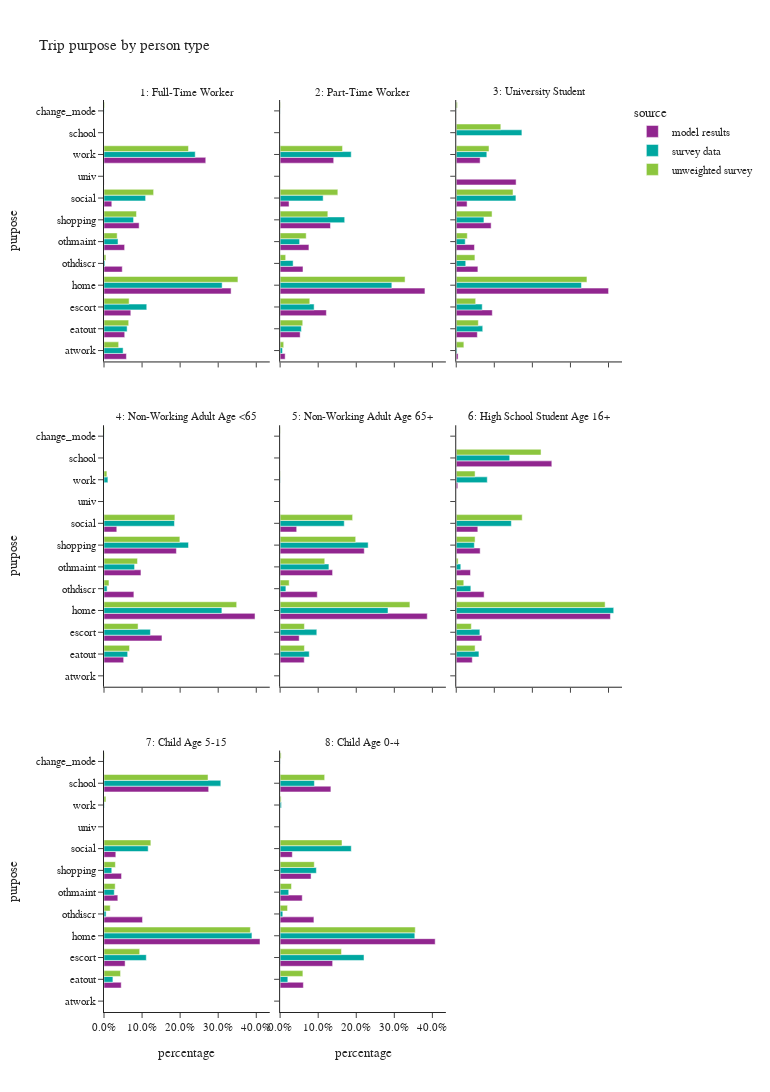

Notebook code cell kept with this figure:
### Code cell
plot_purpose(trip_data,'ptype_label','person type',3,1200)

### Figure 1 — Plotly figure (JSON) as saved in the notebook; plotly's stock layout.template omitted (floating-point values rounded to 4 significant figures)
{"data": [{"alignmentgroup": "True", "hovertemplate": "source=model results<br>ptype_label=1: Full-Time Worker<br>percentage=%{x}<br>purpose=%{y}<extra></extra>", "legendgroup": "model results", "marker": {"color": "#91268F", "pattern": {"shape": ""}}, "name": "model results", "offsetgroup": "model results", "orientation": "h", "showlegend": true, "textposition": "auto", "type": "bar", "x": [0.05884, 0.05444, 0.07041, 0.3339, 0.04796, 0.05416, 0.09229, 0.02049, 0.0002563, 0.2673], "xaxis": "x7", "y": ["atwork", "eatout", "escort", "home", "othdiscr", "othmaint", "shopping", "social", "univ", "work"], "yaxis": "y7"}, {"alignmentgroup": "True", "hovertemplate": "source=model results<br>ptype_label=2: Part-Time Worker<br>percentage=%{x}<br>purpose=%{y}<extra></extra>", "legendgroup": "model results", "marker": {"color": "#91268F", "pattern": {"shape": ""}}, "name": "model results", "offsetgroup": "model results", "orientation": "h", "showlegend": false, "textposition": "auto", "type": "bar", "x": [0.01322, 0.05264, 0.1215, 0.3804, 0.06008, 0.07566, 0.1323, 0.02347, 0.1408], "xaxis": "x8", "y": ["atwork", "eatout", "escort", "home", "othdiscr", "othmaint", "shopping", "social", "work"], "yaxis": "y8"}, {"alignmentgroup": "True", "hovertemplate": "source=model results<br>ptype_label=3: University Student<br>percentage=%{x}<br>purpose=%{y}<extra></extra>", "legendgroup": "model results", "marker": {"color": "#91268F", "pattern": {"shape": ""}}, "name": "model results", "offsetgroup": "model results", "orientation": "h", "showlegend": false, "textposition": "auto", "type": "bar", "x": [0.004843, 0.05543, 0.09469, 0.4001, 0.05686, 0.04787, 0.09167, 0.02849, 0.1573, 0.06273], "xaxis": "x9", "y": ["atwork", "eatout", "escort", "home", "othdiscr", "othmaint", "shopping", "social", "univ", "work"], "yaxis": "y9"}, {"alignmentgroup": "True", "hovertemplate": "source=model results<br>ptype_label=4: Non-Working Adult Age <65<br>percentage=%{x}<br>purpose=%{y}<extra></extra>", "legendgroup": "model results", "marker": {"color": "#91268F", "pattern": {"shape": ""}}, "name": "model results", "offsetgroup": "model results", "orientation": "h", "showlegend": false, "textposition": "auto", "type": "bar", "x": [0.05164, 0.1523, 0.3967, 0.07849, 0.09706, 0.1902, 0.0336], "xaxis": "x4", "y": ["eatout", "escort", "home", "othdiscr", "othmaint", "shopping", "social"], "yaxis": "y4"}, {"alignmentgroup": "True", "hovertemplate": "source=model results<br>ptype_label=5: Non-Working Adult Age 65+<br>percentage=%{x}<br>purpose=%{y}<extra></extra>", "legendgroup": "model results", "marker": {"color": "#91268F", "pattern": {"shape": ""}}, "name": "model results", "offsetgroup": "model results", "orientation": "h", "showlegend": false, "textposition": "auto", "type": "bar", "x": [0.0634, 0.05012, 0.3865, 0.09755, 0.1378, 0.2211, 0.04352], "xaxis": "x5", "y": ["eatout", "escort", "home", "othdiscr", "othmaint", "shopping", "social"], "yaxis": "y5"}, {"alignmentgroup": "True", "hovertemplate": "source=model results<br>ptype_label=6: High School Student Age 16+<br>percentage=%{x}<br>purpose=%{y}<extra></extra>", "legendgroup": "model results", "marker": {"color": "#91268F", "pattern": {"shape": ""}}, "name": "model results", "offsetgroup": "model results", "orientation": "h", "showlegend": false, "textposition": "auto", "type": "bar", "x": [0.0001721, 0.04211, 0.06723, 0.4051, 0.07324, 0.03752, 0.2511, 0.06284, 0.05668, 0.004057], "xaxis": "x6", "y": ["atwork", "eatout", "escort", "home", "othdiscr", "othmaint", "school", "shopping", "social", "work"], "yaxis": "y6"}, {"alignmentgroup": "True", "hovertemplate": "source=model results<br>ptype_label=7: Child Age 5-15<br>percentage=%{x}<br>purpose=%{y}<extra></extra>", "legendgroup": "model results", "marker": {"color": "#91268F", "pattern": {"shape": ""}}, "name": "model results", "offsetgroup": "model results", "orientation": "h", "showlegend": false, "textposition": "auto", "type": "bar", "x": [0.04524, 0.05546, 0.4098, 0.1012, 0.03629, 0.275, 0.04606, 0.03102], "xaxis": "x", "y": ["eatout", "escort", "home", "othdiscr", "othmaint", "school", "shopping", "social"], "yaxis": "y"}, {"alignmentgroup": "True", "hovertemplate": "source=model results<br>ptype_label=8: Child Age 0-4<br>percentage=%{x}<br>purpose=%{y}<extra></extra>", "legendgroup": "model results", "marker": {"color": "#91268F", "pattern": {"shape": ""}}, "name": "model results", "offsetgroup": "model results", "orientation": "h", "showlegend": false, "textposition": "auto", "type": "bar", "x": [0.06107, 0.138, 0.4073, 0.08876, 0.05812, 0.1334, 0.08132, 0.03206], "xaxis": "x2", "y": ["eatout", "escort", "home", "othdiscr", "othmaint", "school", "shopping", "social"], "yaxis": "y2"}, {"alignmentgroup": "True", "hovertemplate": "source=survey data<br>ptype_label=1: Full-Time Worker<br>percentage=%{x}<br>purpose=%{y}<extra></extra>", "legendgroup": "survey data", "marker": {"color": "#00A7A0", "pattern": {"shape": ""}}, "name": "survey data", "offsetgroup": "survey data", "orientation": "h", "showlegend": true, "textposition": "auto", "type": "bar", "x": [0.05022, 0.0003854, 0.06077, 0.1123, 0.3103, 0.002462, 0.03684, 0.07767, 0.1093, 0.2397], "xaxis": "x7", "y": ["atwork", "change_mode", "eatout", "escort", "home", "othdiscr", "othmaint", "shopping", "social", "work"], "yaxis": "y7"}, {"alignmentgroup": "True", "hovertemplate": "source=survey data<br>ptype_label=2: Part-Time Worker<br>percentage=%{x}<br>purpose=%{y}<extra></extra>", "legendgroup": "survey data", "marker": {"color": "#00A7A0", "pattern": {"shape": ""}}, "name": "survey data", "offsetgroup": "survey data", "orientation": "h", "showlegend": false, "textposition": "auto", "type": "bar", "x": [0.006288, 0.0002684, 0.05576, 0.08935, 0.2935, 0.03419, 0.05121, 0.1696, 0.113, 0.1868], "xaxis": "x8", "y": ["atwork", "change_mode", "eatout", "escort", "home", "othdiscr", "othmaint", "shopping", "social", "work"], "yaxis": "y8"}, {"alignmentgroup": "True", "hovertemplate": "source=survey data<br>ptype_label=3: University Student<br>percentage=%{x}<br>purpose=%{y}<extra></extra>", "legendgroup": "survey data", "marker": {"color": "#00A7A0", "pattern": {"shape": ""}}, "name": "survey data", "offsetgroup": "survey data", "orientation": "h", "showlegend": false, "textposition": "auto", "type": "bar", "x": [0.002102, 0.0001347, 0.06959, 0.06826, 0.329, 0.02494, 0.02362, 0.1725, 0.07278, 0.1568, 0.08034], "xaxis": "x9", "y": ["atwork", "change_mode", "eatout", "escort", "home", "othdiscr", "othmaint", "school", "shopping", "social", "work"], "yaxis": "y9"}, {"alignmentgroup": "True", "hovertemplate": "source=survey data<br>ptype_label=4: Non-Working Adult Age <65<br>percentage=%{x}<br>purpose=%{y}<extra></extra>", "legendgroup": "survey data", "marker": {"color": "#00A7A0", "pattern": {"shape": ""}}, "name": "survey data", "offsetgroup": "survey data", "orientation": "h", "showlegend": false, "textposition": "auto", "type": "bar", "x": [0.0002808, 0.06216, 0.1219, 0.3097, 0.008252, 0.08036, 0.222, 0.1851, 0.01026], "xaxis": "x4", "y": ["change_mode", "eatout", "escort", "home", "othdiscr", "othmaint", "shopping", "social", "work"], "yaxis": "y4"}, {"alignmentgroup": "True", "hovertemplate": "source=survey data<br>ptype_label=5: Non-Working Adult Age 65+<br>percentage=%{x}<br>purpose=%{y}<extra></extra>", "legendgroup": "survey data", "marker": {"color": "#00A7A0", "pattern": {"shape": ""}}, "name": "survey data", "offsetgroup": "survey data", "orientation": "h", "showlegend": false, "textposition": "auto", "type": "bar", "x": [4.817e-05, 0.07652, 0.09638, 0.2834, 0.01513, 0.1282, 0.2313, 0.1685, 0.0005755], "xaxis": "x5", "y": ["change_mode", "eatout", "escort", "home", "othdiscr", "othmaint", "shopping", "social", "work"], "yaxis": "y5"}, {"alignmentgroup": "True", "hovertemplate": "source=survey data<br>ptype_label=6: High School Student Age 16+<br>percentage=%{x}<br>purpose=%{y}<extra></extra>", "legendgroup": "survey data", "marker": {"color": "#00A7A0", "pattern": {"shape": ""}}, "name": "survey data", "offsetgroup": "survey data", "orientation": "h", "showlegend": false, "textposition": "auto", "type": "bar", "x": [0.05961, 0.06206, 0.4137, 0.03836, 0.01194, 0.1405, 0.04751, 0.1448, 0.08154], "xaxis": "x6", "y": ["eatout", "escort", "home", "othdiscr", "othmaint", "school", "shopping", "social", "work"], "yaxis": "y6"}, {"alignmentgroup": "True", "hovertemplate": "source=survey data<br>ptype_label=7: Child Age 5-15<br>percentage=%{x}<br>purpose=%{y}<extra></extra>", "legendgroup": "survey data", "marker": {"color": "#00A7A0", "pattern": {"shape": ""}}, "name": "survey data", "offsetgroup": "survey data", "orientation": "h", "showlegend": false, "textposition": "auto", "type": "bar", "x": [0.0001905, 0.02341, 0.1111, 0.3886, 0.0055, 0.02697, 0.3069, 0.02042, 0.1161, 0.0008153], "xaxis": "x", "y": ["change_mode", "eatout", "escort", "home", "othdiscr", "othmaint", "school", "shopping", "social", "work"], "yaxis": "y"}, {"alignmentgroup": "True", "hovertemplate": "source=survey data<br>ptype_label=8: Child Age 0-4<br>percentage=%{x}<br>purpose=%{y}<extra></extra>", "legendgroup": "survey data", "marker": {"color": "#00A7A0", "pattern": {"shape": ""}}, "name": "survey data", "offsetgroup": "survey data", "orientation": "h", "showlegend": false, "textposition": "auto", "type": "bar", "x": [0.0002817, 0.02024, 0.2204, 0.3539, 0.007005, 0.02263, 0.09006, 0.09521, 0.1869, 0.003446], "xaxis": "x2", "y": ["change_mode", "eatout", "escort", "home", "othdiscr", "othmaint", "school", "shopping", "social", "work"], "yaxis": "y2"}, {"alignmentgroup": "True", "hovertemplate": "source=unweighted survey<br>ptype_label=1: Full-Time Worker<br>percentage=%{x}<br>purpose=%{y}<extra></extra>", "legendgroup": "unweighted survey", "marker": {"color": "#8CC63E", "pattern": {"shape": ""}}, "name": "unweighted survey", "offsetgroup": "unweighted survey", "orientation": "h", "showlegend": true, "textposition": "auto", "type": "bar", "x": [0.0385, 0.001647, 0.06485, 0.06598, 0.3518, 0.005044, 0.03459, 0.08533, 0.1303, 0.2219], "xaxis": "x7", "y": ["atwork", "change_mode", "eatout", "escort", "home", "othdiscr", "othmaint", "shopping", "social", "work"], "yaxis": "y7"}, {"alignmentgroup": "True", "hovertemplate": "source=unweighted survey<br>ptype_label=2: Part-Time Worker<br>percentage=%{x}<br>purpose=%{y}<extra></extra>", "legendgroup": "unweighted survey", "marker": {"color": "#8CC63E", "pattern": {"shape": ""}}, "name": "unweighted survey", "offsetgroup": "unweighted survey", "orientation": "h", "showlegend": false, "textposition": "auto", "type": "bar", "x": [0.009416, 0.000974, 0.05942, 0.07792, 0.3282, 0.01461, 0.06851, 0.1253, 0.1516, 0.164], "xaxis": "x8", "y": ["atwork", "change_mode", "eatout", "escort", "home", "othdiscr", "othmaint", "shopping", "social", "work"], "yaxis": "y8"}, {"alignmentgroup": "True", "hovertemplate": "source=unweighted survey<br>ptype_label=3: University Student<br>percentage=%{x}<br>purpose=%{y}<extra></extra>", "legendgroup": "unweighted survey", "marker": {"color": "#8CC63E", "pattern": {"shape": ""}}, "name": "unweighted survey", "offsetgroup": "unweighted survey", "orientation": "h", "showlegend": false, "textposition": "auto", "type": "bar", "x": [0.02002, 0.003003, 0.05806, 0.05105, 0.3433, 0.04905, 0.02903, 0.1171, 0.09409, 0.1491, 0.08609], "xaxis": "x9", "y": ["atwork", "change_mode", "eatout", "escort", "home", "othdiscr", "othmaint", "school", "shopping", "social", "work"], "yaxis": "y9"}, {"alignmentgroup": "True", "hovertemplate": "source=unweighted survey<br>ptype_label=4: Non-Working Adult Age <65<br>percentage=%{x}<br>purpose=%{y}<extra></extra>", "legendgroup": "unweighted survey", "marker": {"color": "#8CC63E", "pattern": {"shape": ""}}, "name": "unweighted survey", "offsetgroup": "unweighted survey", "orientation": "h", "showlegend": false, "textposition": "auto", "type": "bar", "x": [0.0007246, 0.06703, 0.08949, 0.3486, 0.01304, 0.08804, 0.1993, 0.1862, 0.007609], "xaxis": "x4", "y": ["change_mode", "eatout", "escort", "home", "othdiscr", "othmaint", "shopping", "social", "work"], "yaxis": "y4"}, {"alignmentgroup": "True", "hovertemplate": "source=unweighted survey<br>ptype_label=5: Non-Working Adult Age 65+<br>percentage=%{x}<br>purpose=%{y}<extra></extra>", "legendgroup": "unweighted survey", "marker": {"color": "#8CC63E", "pattern": {"shape": ""}}, "name": "unweighted survey", "offsetgroup": "unweighted survey", "orientation": "h", "showlegend": false, "textposition": "auto", "type": "bar", "x": [0.0006718, 0.06382, 0.06382, 0.3409, 0.02385, 0.1172, 0.1985, 0.1905, 0.0006718], "xaxis": "x5", "y": ["change_mode", "eatout", "escort", "home", "othdiscr", "othmaint", "shopping", "social", "work"], "yaxis": "y5"}, {"alignmentgroup": "True", "hovertemplate": "source=unweighted survey<br>ptype_label=6: High School Student Age 16+<br>percentage=%{x}<br>purpose=%{y}<extra></extra>", "legendgroup": "unweighted survey", "marker": {"color": "#8CC63E", "pattern": {"shape": ""}}, "name": "unweighted survey", "offsetgroup": "unweighted survey", "orientation": "h", "showlegend": false, "textposition": "auto", "type": "bar", "x": [0.0495, 0.0396, 0.3911, 0.0198, 0.00495, 0.2228, 0.0495, 0.1733, 0.0495], "xaxis": "x6", "y": ["eatout", "escort", "home", "othdiscr", "othmaint", "school", "shopping", "social", "work"], "yaxis": "y6"}, {"alignmentgroup": "True", "hovertemplate": "source=unweighted survey<br>ptype_label=7: Child Age 5-15<br>percentage=%{x}<br>purpose=%{y}<extra></extra>", "legendgroup": "unweighted survey", "marker": {"color": "#8CC63E", "pattern": {"shape": ""}}, "name": "unweighted survey", "offsetgroup": "unweighted survey", "orientation": "h", "showlegend": false, "textposition": "auto", "type": "bar", "x": [0.001129, 0.04348, 0.09373, 0.3845, 0.01637, 0.02936, 0.2733, 0.02993, 0.1231, 0.005082], "xaxis": "x", "y": ["change_mode", "eatout", "escort", "home", "othdiscr", "othmaint", "school", "shopping", "social", "work"], "yaxis": "y"}, {"alignmentgroup": "True", "hovertemplate": "source=unweighted survey<br>ptype_label=8: Child Age 0-4<br>percentage=%{x}<br>purpose=%{y}<extra></extra>", "legendgroup": "unweighted survey", "marker": {"color": "#8CC63E", "pattern": {"shape": ""}}, "name": "unweighted survey", "offsetgroup": "unweighted survey", "orientation": "h", "showlegend": false, "textposition": "auto", "type": "bar", "x": [0.002601, 0.05982, 0.1612, 0.355, 0.01951, 0.02991, 0.117, 0.08973, 0.1625, 0.002601], "xaxis": "x2", "y": ["change_mode", "eatout", "escort", "home", "othdiscr", "othmaint", "school", "shopping", "social", "work"], "yaxis": "y2"}], "layout": {"annotations": [{"font": {}, "showarrow": false, "text": "7: Child Age 5-15", "x": 0.16, "xanchor": "center", "xref": "paper", "y": 0.2867, "yanchor": "bottom", "yref": "paper"}, {"font": {}, "showarrow": false, "text": "8: Child Age 0-4", "x": 0.5, "xanchor": "center", "xref": "paper", "y": 0.2867, "yanchor": "bottom", "yref": "paper"}, {"font": {}, "showarrow": false, "text": "4: Non-Working Adult Age <65", "x": 0.16, "xanchor": "center", "xref": "paper", "y": 0.6433, "yanchor": "bottom", "yref": "paper"}, {"font": {}, "showarrow": false, "text": "5: Non-Working Adult Age 65+", "x": 0.5, "xanchor": "center", "xref": "paper", "y": 0.6433, "yanchor": "bottom", "yref": "paper"}, {"font": {}, "showarrow": false, "text": "6: High School Student Age 16+", "x": 0.84, "xanchor": "center", "xref": "paper", "y": 0.6433, "yanchor": "bottom", "yref": "paper"}, {"font": {}, "showarrow": false, "text": "1: Full-Time Worker", "x": 0.16, "xanchor": "center", "xref": "paper", "y": 1.0, "yanchor": "bottom", "yref": "paper"}, {"font": {}, "showarrow": false, "text": "2: Part-Time Worker", "x": 0.5, "xanchor": "center", "xref": "paper", "y": 1.0, "yanchor": "bottom", "yref": "paper"}, {"font": {}, "showarrow": false, "text": "3: University Student", "x": 0.84, "xanchor": "center", "xref": "paper", "y": 1.0, "yanchor": "bottom", "yref": "paper"}], "barmode": "group", "height": 1200, "legend": {"title": {"text": "source"}, "tracegroupgap": 0}, "title": {"text": "Trip purpose by person type"}, "width": 770, "xaxis": {"anchor": "y", "domain": [0.0, 0.32], "tickformat": ".1%", "title": {"text": "percentage"}}, "xaxis2": {"anchor": "y2", "domain": [0.34, 0.66], "matches": "x", "tickformat": ".1%", "title": {"text": "percentage"}}, "xaxis3": {"anchor": "y3", "domain": [0.68, 1.0], "matches": "x", "tickformat": ".1%", "title": {"text": "percentage"}}, "xaxis4": {"anchor": "y4", "domain": [0.0, 0.32], "matches": "x", "showticklabels": false, "tickformat": ".1%"}, "xaxis5": {"anchor": "y5", "domain": [0.34, 0.66], "matches": "x", "showticklabels": false, "tickformat": ".1%"}, "xaxis6": {"anchor": "y6", "domain": [0.68, 1.0], "matches": "x", "showticklabels": false, "tickformat": ".1%"}, "xaxis7": {"anchor": "y7", "domain": [0.0, 0.32], "matches": "x", "showticklabels": false, "tickformat": ".1%"}, "xaxis8": {"anchor": "y8", "domain": [0.34, 0.66], "matches": "x", "showticklabels": false, "tickformat": ".1%"}, "xaxis9": {"anchor": "y9", "domain": [0.68, 1.0], "matches": "x", "showticklabels": false, "tickformat": ".1%"}, "yaxis": {"anchor": "x", "domain": [0.0, 0.2867], "title": {"text": "purpose"}}, "yaxis2": {"anchor": "x2", "domain": [0.0, 0.2867], "matches": "y", "showticklabels": false}, "yaxis3": {"anchor": "x3", "domain": [0.0, 0.2867], "matches": "y", "showticklabels": false}, "yaxis4": {"anchor": "x4", "domain": [0.3567, 0.6433], "matches": "y", "title": {"text": "purpose"}}, "yaxis5": {"anchor": "x5", "domain": [0.3567, 0.6433], "matches": "y", "showticklabels": false}, "yaxis6": {"anchor": "x6", "domain": [0.3567, 0.6433], "matches": "y", "showticklabels": false}, "yaxis7": {"anchor": "x7", "domain": [0.7133, 1.0], "matches": "y", "title": {"text": "purpose"}}, "yaxis8": {"anchor": "x8", "domain": [0.7133, 1.0], "matches": "y", "showticklabels": false}, "yaxis9": {"anchor": "x9", "domain": [0.7133, 1.0], "matches": "y", "showticklabels": false}}}
